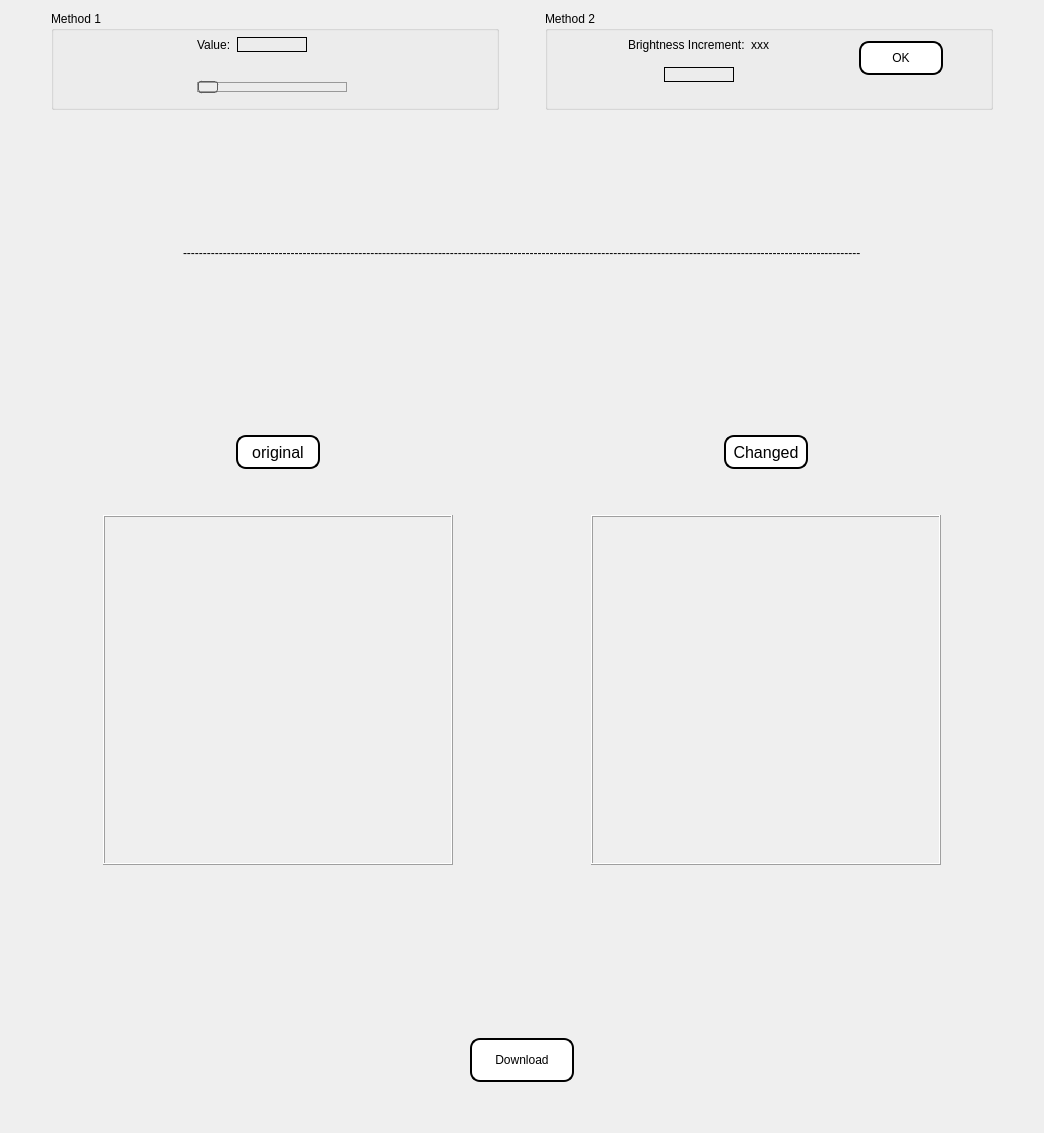
    <widget class="QWidget" name="page_1">
     <layout class="QVBoxLayout" name="verticalLayout_10">
      <item>
       <layout class="QHBoxLayout" name="horizontalLayout_23">
        <item>
         <spacer name="horizontalSpacer_48">
          <property name="orientation">
           <enum>Qt::Horizontal</enum>
          </property>
          <property name="sizeType">
           <enum>QSizePolicy::Fixed</enum>
          </property>
          <property name="sizeHint" stdset="0">
           <size>
            <width>40</width>
            <height>20</height>
           </size>
          </property>
         </spacer>
        </item>
        <item>
         <widget class="QGroupBox" name="groupBox">
          <property name="minimumSize">
           <size>
            <width>448</width>
            <height>99</height>
           </size>
          </property>
          <property name="maximumSize">
           <size>
            <width>448</width>
            <height>99</height>
           </size>
          </property>
          <property name="title">
           <string>Method 1</string>
          </property>
          <widget class="QWidget" name="layoutWidget">
           <property name="geometry">
            <rect>
             <x>0</x>
             <y>24</y>
             <width>441</width>
             <height>60</height>
            </rect>
           </property>
           <layout class="QHBoxLayout" name="horizontalLayout_17">
            <item>
             <spacer name="horizontalSpacer_33">
              <property name="orientation">
               <enum>Qt::Horizontal</enum>
              </property>
              <property name="sizeHint" stdset="0">
               <size>
                <width>40</width>
                <height>20</height>
               </size>
              </property>
             </spacer>
            </item>
            <item>
             <layout class="QVBoxLayout" name="verticalLayout_8">
              <item>
               <layout class="QHBoxLayout" name="horizontalLayout_16">
                <item>
                 <widget class="QLabel" name="label_9">
                  <property name="text">
                   <string>Value:</string>
                  </property>
                 </widget>
                </item>
                <item>
                 <widget class="QLabel" name="label_10">
                  <property name="minimumSize">
                   <size>
                    <width>70</width>
                    <height>15</height>
                   </size>
                  </property>
                  <property name="maximumSize">
                   <size>
                    <width>70</width>
                    <height>15</height>
                   </size>
                  </property>
                  <property name="frameShape">
                   <enum>QFrame::Box</enum>
                  </property>
                  <property name="text">
                   <string/>
                  </property>
                 </widget>
                </item>
                <item>
                 <spacer name="horizontalSpacer_34">
                  <property name="orientation">
                   <enum>Qt::Horizontal</enum>
                  </property>
                  <property name="sizeHint" stdset="0">
                   <size>
                    <width>40</width>
                    <height>20</height>
                   </size>
                  </property>
                 </spacer>
                </item>
               </layout>
              </item>
              <item>
               <spacer name="verticalSpacer_20">
                <property name="orientation">
                 <enum>Qt::Vertical</enum>
                </property>
                <property name="sizeHint" stdset="0">
                 <size>
                  <width>17</width>
                  <height>17</height>
                 </size>
                </property>
               </spacer>
              </item>
              <item>
               <widget class="QSlider" name="horizontalSlider_2">
                <property name="styleSheet">
                 <string notr="true">QSlider::groove:horizontal {
    border: 1px solid #999999;
    height: 8px; 
    margin: 2px 0;
}

QSlider::handle:horizontal {
    border: 1px solid #5c5c5c;
    width: 18px; 
    margin: -2px 0;
    border-radius: 3px;
}</string>
                </property>
                <property name="orientation">
                 <enum>Qt::Horizontal</enum>
                </property>
               </widget>
              </item>
             </layout>
            </item>
            <item>
             <spacer name="horizontalSpacer_35">
              <property name="orientation">
               <enum>Qt::Horizontal</enum>
              </property>
              <property name="sizeHint" stdset="0">
               <size>
                <width>40</width>
                <height>20</height>
               </size>
              </property>
             </spacer>
            </item>
           </layout>
          </widget>
         </widget>
        </item>
        <item>
         <spacer name="horizontalSpacer_49">
          <property name="orientation">
           <enum>Qt::Horizontal</enum>
          </property>
          <property name="sizeType">
           <enum>QSizePolicy::Fixed</enum>
          </property>
          <property name="sizeHint" stdset="0">
           <size>
            <width>40</width>
            <height>20</height>
           </size>
          </property>
         </spacer>
        </item>
        <item>
         <widget class="QGroupBox" name="groupBox_2">
          <property name="minimumSize">
           <size>
            <width>448</width>
            <height>99</height>
           </size>
          </property>
          <property name="maximumSize">
           <size>
            <width>448</width>
            <height>99</height>
           </size>
          </property>
          <property name="title">
           <string>Method 2</string>
          </property>
          <widget class="QWidget" name="layoutWidget">
           <property name="geometry">
            <rect>
             <x>0</x>
             <y>20</y>
             <width>441</width>
             <height>54</height>
            </rect>
           </property>
           <layout class="QHBoxLayout" name="horizontalLayout_20">
            <item>
             <spacer name="horizontalSpacer_40">
              <property name="orientation">
               <enum>Qt::Horizontal</enum>
              </property>
              <property name="sizeHint" stdset="0">
               <size>
                <width>40</width>
                <height>20</height>
               </size>
              </property>
             </spacer>
            </item>
            <item>
             <layout class="QVBoxLayout" name="verticalLayout_9">
              <item>
               <layout class="QHBoxLayout" name="horizontalLayout_18">
                <item>
                 <spacer name="horizontalSpacer_36">
                  <property name="orientation">
                   <enum>Qt::Horizontal</enum>
                  </property>
                  <property name="sizeHint" stdset="0">
                   <size>
                    <width>40</width>
                    <height>20</height>
                   </size>
                  </property>
                 </spacer>
                </item>
                <item>
                 <widget class="QLabel" name="label_12">
                  <property name="text">
                   <string>Brightness Increment:</string>
                  </property>
                 </widget>
                </item>
                <item>
                 <widget class="QLabel" name="label_13">
                  <property name="text">
                   <string>xxx</string>
                  </property>
                 </widget>
                </item>
                <item>
                 <spacer name="horizontalSpacer_37">
                  <property name="orientation">
                   <enum>Qt::Horizontal</enum>
                  </property>
                  <property name="sizeHint" stdset="0">
                   <size>
                    <width>40</width>
                    <height>20</height>
                   </size>
                  </property>
                 </spacer>
                </item>
               </layout>
              </item>
              <item>
               <layout class="QHBoxLayout" name="horizontalLayout_19">
                <item>
                 <spacer name="horizontalSpacer_38">
                  <property name="orientation">
                   <enum>Qt::Horizontal</enum>
                  </property>
                  <property name="sizeHint" stdset="0">
                   <size>
                    <width>40</width>
                    <height>20</height>
                   </size>
                  </property>
                 </spacer>
                </item>
                <item>
                 <widget class="QLabel" name="label_11">
                  <property name="minimumSize">
                   <size>
                    <width>70</width>
                    <height>15</height>
                   </size>
                  </property>
                  <property name="maximumSize">
                   <size>
                    <width>70</width>
                    <height>15</height>
                   </size>
                  </property>
                  <property name="frameShape">
                   <enum>QFrame::Box</enum>
                  </property>
                  <property name="text">
                   <string/>
                  </property>
                 </widget>
                </item>
                <item>
                 <spacer name="horizontalSpacer_39">
                  <property name="orientation">
                   <enum>Qt::Horizontal</enum>
                  </property>
                  <property name="sizeHint" stdset="0">
                   <size>
                    <width>40</width>
                    <height>20</height>
                   </size>
                  </property>
                 </spacer>
                </item>
               </layout>
              </item>
             </layout>
            </item>
            <item>
             <spacer name="horizontalSpacer_41">
              <property name="orientation">
               <enum>Qt::Horizontal</enum>
              </property>
              <property name="sizeHint" stdset="0">
               <size>
                <width>40</width>
                <height>20</height>
               </size>
              </property>
             </spacer>
            </item>
            <item>
             <widget class="QPushButton" name="pushButton_4">
              <property name="styleSheet">
               <string notr="true">width: 80px;
height: 30px;
background-color: white;
border: 2px solid black;
border-radius: 10px;
text-align: center;
line-height: 40px;</string>
              </property>
              <property name="text">
               <string>OK</string>
              </property>
             </widget>
            </item>
            <item>
             <spacer name="horizontalSpacer_42">
              <property name="orientation">
               <enum>Qt::Horizontal</enum>
              </property>
              <property name="sizeHint" stdset="0">
               <size>
                <width>40</width>
                <height>20</height>
               </size>
              </property>
             </spacer>
            </item>
           </layout>
          </widget>
         </widget>
        </item>
        <item>
         <spacer name="horizontalSpacer_50">
          <property name="orientation">
           <enum>Qt::Horizontal</enum>
          </property>
          <property name="sizeType">
           <enum>QSizePolicy::Fixed</enum>
          </property>
          <property name="sizeHint" stdset="0">
           <size>
            <width>40</width>
            <height>20</height>
           </size>
          </property>
         </spacer>
        </item>
       </layout>
      </item>
      <item>
       <spacer name="verticalSpacer_22">
        <property name="orientation">
         <enum>Qt::Vertical</enum>
        </property>
        <property name="sizeHint" stdset="0">
         <size>
          <width>17</width>
          <height>127</height>
         </size>
        </property>
       </spacer>
      </item>
      <item>
       <layout class="QHBoxLayout" name="horizontalLayout_24">
        <item>
         <spacer name="horizontalSpacer_51">
          <property name="orientation">
           <enum>Qt::Horizontal</enum>
          </property>
          <property name="sizeHint" stdset="0">
           <size>
            <width>40</width>
            <height>20</height>
           </size>
          </property>
         </spacer>
        </item>
        <item>
         <widget class="QLabel" name="label_14">
          <property name="text">
           <string>--------------------------------------------------------------------------------------------------------------------------------------------------------------------------</string>
          </property>
         </widget>
        </item>
        <item>
         <spacer name="horizontalSpacer_52">
          <property name="orientation">
           <enum>Qt::Horizontal</enum>
          </property>
          <property name="sizeHint" stdset="0">
           <size>
            <width>40</width>
            <height>20</height>
           </size>
          </property>
         </spacer>
        </item>
       </layout>
      </item>
      <item>
       <spacer name="verticalSpacer_23">
        <property name="orientation">
         <enum>Qt::Vertical</enum>
        </property>
        <property name="sizeHint" stdset="0">
         <size>
          <width>17</width>
          <height>126</height>
         </size>
        </property>
       </spacer>
      </item>
      <item>
       <layout class="QHBoxLayout" name="horizontalLayout_21">
        <item>
         <spacer name="horizontalSpacer_43">
          <property name="orientation">
           <enum>Qt::Horizontal</enum>
          </property>
          <property name="sizeHint" stdset="0">
           <size>
            <width>40</width>
            <height>20</height>
           </size>
          </property>
         </spacer>
        </item>
        <item>
         <layout class="QVBoxLayout" name="verticalLayout_5">
          <item>
           <spacer name="verticalSpacer_11">
            <property name="orientation">
             <enum>Qt::Vertical</enum>
            </property>
            <property name="sizeHint" stdset="0">
             <size>
              <width>20</width>
              <height>40</height>
             </size>
            </property>
           </spacer>
          </item>
          <item>
           <layout class="QHBoxLayout" name="horizontalLayout_9">
            <item>
             <spacer name="horizontalSpacer_25">
              <property name="orientation">
               <enum>Qt::Horizontal</enum>
              </property>
              <property name="sizeHint" stdset="0">
               <size>
                <width>40</width>
                <height>20</height>
               </size>
              </property>
             </spacer>
            </item>
            <item>
             <widget class="QPushButton" name="pushButton">
              <property name="font">
               <font>
                <family>Arial</family>
                <pointsize>12</pointsize>
               </font>
              </property>
              <property name="styleSheet">
               <string notr="true">width: 80px;
height: 30px;
background-color: white;
border: 2px solid black;
border-radius: 10px;
text-align: center;
line-height: 40px;</string>
              </property>
              <property name="text">
               <string>original</string>
              </property>
             </widget>
            </item>
            <item>
             <spacer name="horizontalSpacer_26">
              <property name="orientation">
               <enum>Qt::Horizontal</enum>
              </property>
              <property name="sizeHint" stdset="0">
               <size>
                <width>40</width>
                <height>20</height>
               </size>
              </property>
             </spacer>
            </item>
           </layout>
          </item>
          <item>
           <spacer name="verticalSpacer_12">
            <property name="orientation">
             <enum>Qt::Vertical</enum>
            </property>
            <property name="sizeHint" stdset="0">
             <size>
              <width>20</width>
              <height>40</height>
             </size>
            </property>
           </spacer>
          </item>
          <item>
           <layout class="QHBoxLayout" name="horizontalLayout_11">
            <item>
             <spacer name="horizontalSpacer_19">
              <property name="orientation">
               <enum>Qt::Horizontal</enum>
              </property>
              <property name="sizeHint" stdset="0">
               <size>
                <width>40</width>
                <height>20</height>
               </size>
              </property>
             </spacer>
            </item>
            <item>
             <widget class="QFrame" name="frame_3">
              <property name="minimumSize">
               <size>
                <width>350</width>
                <height>350</height>
               </size>
              </property>
              <property name="maximumSize">
               <size>
                <width>350</width>
                <height>350</height>
               </size>
              </property>
              <property name="frameShape">
               <enum>QFrame::Box</enum>
              </property>
              <property name="frameShadow">
               <enum>QFrame::Raised</enum>
              </property>
              <widget class="QLabel" name="page1_org_img">
               <property name="geometry">
                <rect>
                 <x>0</x>
                 <y>0</y>
                 <width>350</width>
                 <height>350</height>
                </rect>
               </property>
               <property name="minimumSize">
                <size>
                 <width>350</width>
                 <height>350</height>
                </size>
               </property>
               <property name="maximumSize">
                <size>
                 <width>350</width>
                 <height>350</height>
                </size>
               </property>
               <property name="text">
                <string/>
               </property>
              </widget>
             </widget>
            </item>
            <item>
             <spacer name="horizontalSpacer_20">
              <property name="orientation">
               <enum>Qt::Horizontal</enum>
              </property>
              <property name="sizeHint" stdset="0">
               <size>
                <width>40</width>
                <height>20</height>
               </size>
              </property>
             </spacer>
            </item>
           </layout>
          </item>
          <item>
           <spacer name="verticalSpacer_13">
            <property name="orientation">
             <enum>Qt::Vertical</enum>
            </property>
            <property name="sizeHint" stdset="0">
             <size>
              <width>20</width>
              <height>40</height>
             </size>
            </property>
           </spacer>
          </item>
         </layout>
        </item>
        <item>
         <spacer name="horizontalSpacer_44">
          <property name="orientation">
           <enum>Qt::Horizontal</enum>
          </property>
          <property name="sizeHint" stdset="0">
           <size>
            <width>40</width>
            <height>20</height>
           </size>
          </property>
         </spacer>
        </item>
        <item>
         <layout class="QVBoxLayout" name="verticalLayout_6">
          <item>
           <spacer name="verticalSpacer_14">
            <property name="orientation">
             <enum>Qt::Vertical</enum>
            </property>
            <property name="sizeHint" stdset="0">
             <size>
              <width>20</width>
              <height>40</height>
             </size>
            </property>
           </spacer>
          </item>
          <item>
           <layout class="QHBoxLayout" name="horizontalLayout_12">
            <item>
             <spacer name="horizontalSpacer_27">
              <property name="orientation">
               <enum>Qt::Horizontal</enum>
              </property>
              <property name="sizeHint" stdset="0">
               <size>
                <width>40</width>
                <height>20</height>
               </size>
              </property>
             </spacer>
            </item>
            <item>
             <widget class="QPushButton" name="pushButton_2">
              <property name="font">
               <font>
                <family>Arial</family>
                <pointsize>12</pointsize>
               </font>
              </property>
              <property name="styleSheet">
               <string notr="true">width: 80px;
height: 30px;
background-color: white;
border: 2px solid black;
border-radius: 10px;
text-align: center;
line-height: 40px;</string>
              </property>
              <property name="text">
               <string>Changed</string>
              </property>
             </widget>
            </item>
            <item>
             <spacer name="horizontalSpacer_28">
              <property name="orientation">
               <enum>Qt::Horizontal</enum>
              </property>
              <property name="sizeHint" stdset="0">
               <size>
                <width>40</width>
                <height>20</height>
               </size>
              </property>
             </spacer>
            </item>
           </layout>
          </item>
          <item>
           <spacer name="verticalSpacer_15">
            <property name="orientation">
             <enum>Qt::Vertical</enum>
            </property>
            <property name="sizeHint" stdset="0">
             <size>
              <width>20</width>
              <height>40</height>
             </size>
            </property>
           </spacer>
          </item>
          <item>
           <layout class="QHBoxLayout" name="horizontalLayout_13">
            <item>
             <spacer name="horizontalSpacer_21">
              <property name="orientation">
               <enum>Qt::Horizontal</enum>
              </property>
              <property name="sizeHint" stdset="0">
               <size>
                <width>40</width>
                <height>20</height>
               </size>
              </property>
             </spacer>
            </item>
            <item>
             <widget class="QFrame" name="frame_4">
              <property name="minimumSize">
               <size>
                <width>350</width>
                <height>350</height>
               </size>
              </property>
              <property name="maximumSize">
               <size>
                <width>350</width>
                <height>350</height>
               </size>
              </property>
              <property name="frameShape">
               <enum>QFrame::Box</enum>
              </property>
              <property name="frameShadow">
               <enum>QFrame::Raised</enum>
              </property>
              <widget class="QLabel" name="page1_cha_img">
               <property name="geometry">
                <rect>
                 <x>0</x>
                 <y>0</y>
                 <width>350</width>
                 <height>350</height>
                </rect>
               </property>
               <property name="minimumSize">
                <size>
                 <width>350</width>
                 <height>350</height>
                </size>
               </property>
               <property name="maximumSize">
                <size>
                 <width>350</width>
                 <height>350</height>
                </size>
               </property>
               <property name="text">
                <string/>
               </property>
              </widget>
             </widget>
            </item>
            <item>
             <spacer name="horizontalSpacer_24">
              <property name="orientation">
               <enum>Qt::Horizontal</enum>
              </property>
              <property name="sizeHint" stdset="0">
               <size>
                <width>40</width>
                <height>20</height>
               </size>
              </property>
             </spacer>
            </item>
           </layout>
          </item>
          <item>
           <spacer name="verticalSpacer_16">
            <property name="orientation">
             <enum>Qt::Vertical</enum>
            </property>
            <property name="sizeHint" stdset="0">
             <size>
              <width>20</width>
              <height>40</height>
             </size>
            </property>
           </spacer>
          </item>
         </layout>
        </item>
        <item>
         <spacer name="horizontalSpacer_45">
          <property name="orientation">
           <enum>Qt::Horizontal</enum>
          </property>
          <property name="sizeHint" stdset="0">
           <size>
            <width>40</width>
            <height>20</height>
           </size>
          </property>
         </spacer>
        </item>
       </layout>
      </item>
      <item>
       <spacer name="verticalSpacer_21">
        <property name="orientation">
         <enum>Qt::Vertical</enum>
        </property>
        <property name="sizeHint" stdset="0">
         <size>
          <width>17</width>
          <height>127</height>
         </size>
        </property>
       </spacer>
      </item>
      <item>
       <layout class="QHBoxLayout" name="horizontalLayout_22">
        <item>
         <spacer name="horizontalSpacer_46">
          <property name="orientation">
           <enum>Qt::Horizontal</enum>
          </property>
          <property name="sizeHint" stdset="0">
           <size>
            <width>40</width>
            <height>20</height>
           </size>
          </property>
         </spacer>
        </item>
        <item>
         <widget class="QPushButton" name="pushButton_5">
          <property name="styleSheet">
           <string notr="true">width: 100px;
height: 40px;
background-color: white;
border: 2px solid black;
border-radius: 10px;
text-align: center;
line-height: 40px;</string>
          </property>
          <property name="text">
           <string>Download</string>
          </property>
         </widget>
        </item>
        <item>
         <spacer name="horizontalSpacer_47">
          <property name="orientation">
           <enum>Qt::Horizontal</enum>
          </property>
          <property name="sizeHint" stdset="0">
           <size>
            <width>40</width>
            <height>20</height>
           </size>
          </property>
         </spacer>
        </item>
       </layout>
      </item>
      <item>
       <spacer name="verticalSpacer_24">
        <property name="orientation">
         <enum>Qt::Vertical</enum>
        </property>
        <property name="sizeHint" stdset="0">
         <size>
          <width>20</width>
          <height>40</height>
         </size>
        </property>
       </spacer>
      </item>
     </layout>
    </widget>
